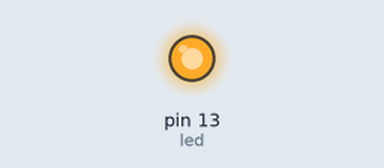
This sketch was run on a simulated Arduino Uno, built with avr-gcc and run on an emulated ATmega328P. On the bench: output pins drawn as LEDs (lit = HIGH).

Above: at 1.5 s.
At 4.5 s:
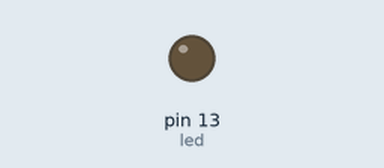
Timing chart, 0 to 7.8 s (numbered marks = the images above):
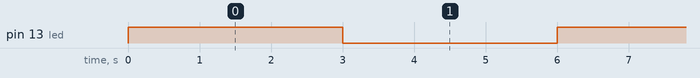

Measured:
- by itself, pin 13 (led): alternates HIGH for 3.0 s and LOW for 3.0 s

The sketch:

sketch1.ino
```cpp
// declaration()

  int led=LED_BUILTIN;
void setup()
{
  pinMode(led,OUTPUT);

}
void loop()
{
  digitalWrite(led,HIGH);
  Serial.println("On");
   delay(3000);
   digitalWrite(led,LOW);
     Serial.println("Off");

  delay(3000);

}
  
```
